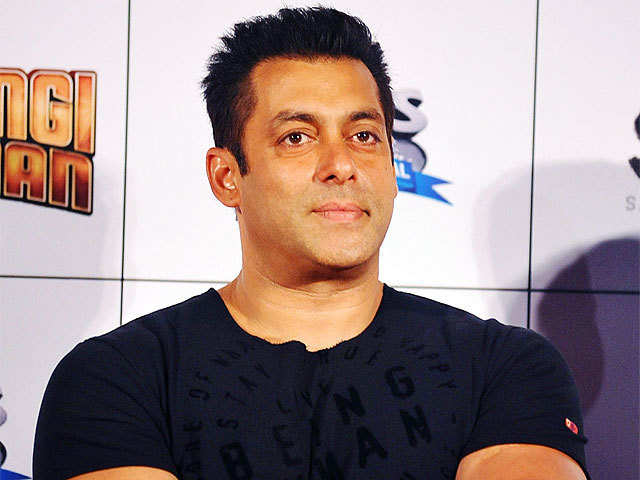
#> input picture Task4.2_CropAndSwap/SalmanKhan.jpg, 640 x 480 px
$ jupyter execute Crop_sway_Task4.2.ipynb
#> lines starting #> are read from the running program, lines starting #| are printed output that depends on the picture
[cell 1]
#Task 4.2
import cv2

[cell 2]
sallu = cv2.imread("SalmanKhan.jpg")
#> sallu is the input picture: shape (480, 640, 3); mean B, G, R 139, 138.5, 155.9
sallu.shape
#> Out = (480, 640, 3)

[cell 3]
srk=cv2.imread("SRK.jpg")
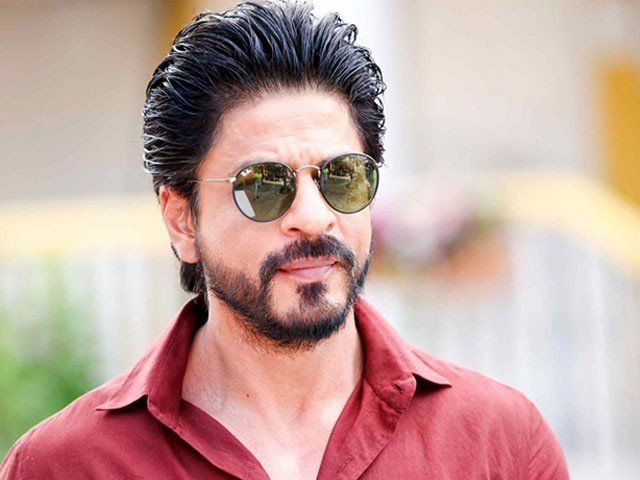
#> input picture Task4.2_CropAndSwap/SRK.jpg, 640 x 480 px
#> srk is the input picture: shape (480, 640, 3); mean B, G, R 159.4, 166.1, 196.5
srk.shape
#> Out = (480, 640, 3)

[cell 4]
cv2.imshow("Salman_Khan",sallu)
cv2.waitKey()
cv2.destroyAllWindows()

[cell 5]
cv2.imshow("Shah_Ruk_Khan",srk)
cv2.waitKey()
cv2.destroyAllWindows()

[cell 6]
#Crop and Swap
sallu_crop = sallu[10:310,150:400]
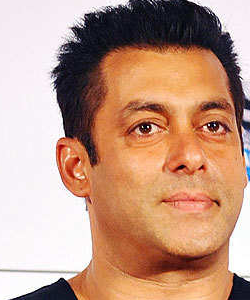
#> sallu_crop: shape (300, 250, 3); mean B, G, R 131.3, 152.4, 192.6
srk[10:310,150:400]=sallu_crop
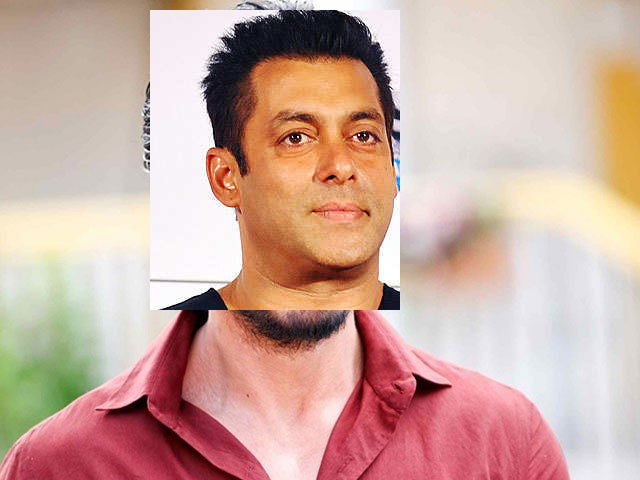
#> srk: shape (480, 640, 3); mean B, G, R 160.4, 171.3, 205.6
cv2.imshow("swap",srk)
cv2.waitKey()
cv2.destroyAllWindows()

[cell 7]
#Crop and Swap
srk=cv2.imread("SRK.jpg")
srk_crop = srk[10:310,150:400]
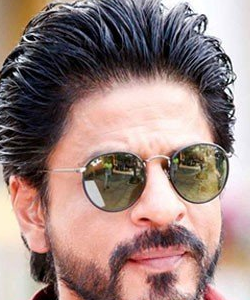
#> srk_crop: shape (300, 250, 3); mean B, G, R 127.1, 130.9, 155.2
sallu[10:310,150:400]=srk_crop
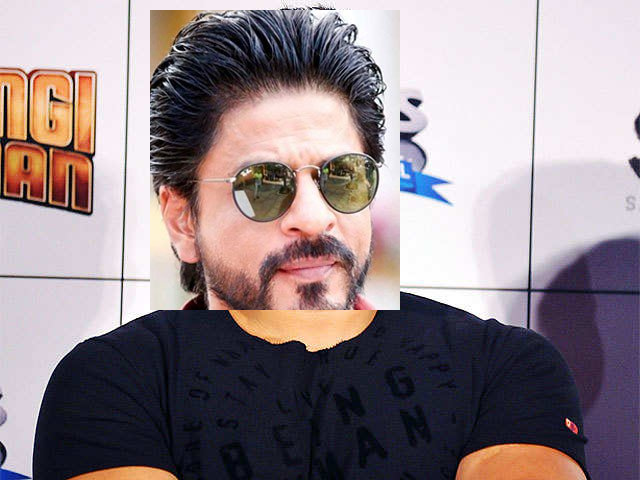
#> sallu: shape (480, 640, 3); mean B, G, R 138, 133.2, 146.8
cv2.imshow("swap",sallu)
cv2.waitKey()
cv2.destroyAllWindows()
